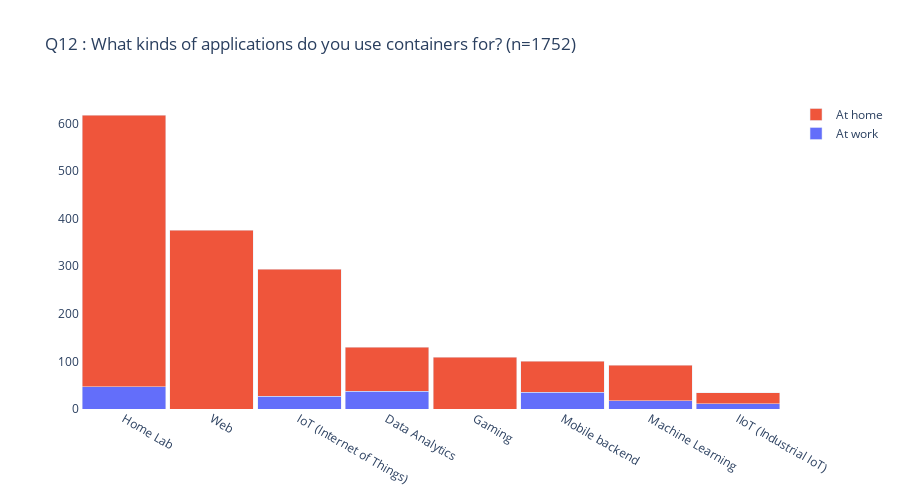

Notebook cell for this chart:
### Code cell
# 
# Q12.A1 - Q12.A8
# Answers are in columns Q12.A1 - Q12.A8 
# conactenate the list of value counts and pass them to the standard chart function
#

wq = pd.concat([work_df["Q12.A1"].value_counts(),\
                work_df["Q12.A3"].value_counts(),\
                work_df["Q12.A4"].value_counts(),\
                work_df["Q12.A5"].value_counts(),\
                work_df["Q12.A6"].value_counts(),\
                work_df["Q12.A7"].value_counts(),\
                work_df["Q12.A8"].value_counts()])

hq = pd.concat([home_df["Q12.A1"].value_counts(),\
                home_df["Q12.A2"].value_counts(),\
                home_df["Q12.A3"].value_counts(),\
                home_df["Q12.A4"].value_counts(),\
                home_df["Q12.A5"].value_counts(),\
                home_df["Q12.A6"].value_counts(),\
                home_df["Q12.A7"].value_counts(),\
                home_df["Q12.A8"].value_counts()])

double_bar_chart(
    "Q12",
    questions["#Q12"], 
    CWORK, wq[lambda x: x > THRESHOLD], 
    CHOME, hq[lambda x: x > THRESHOLD])

### Figure 1 — Plotly figure (JSON) as saved in the notebook; plotly's stock layout.template omitted (floating-point values rounded to 4 significant figures)
{"data": [{"name": "At work", "type": "bar", "x": ["Home Lab", "Mobile backend", "Machine Learning", "Data Analytics", "IIoT (Industrial IoT)", "IoT (Internet of Things)"], "y": [47, 35, 17, 37, 11, 27]}, {"name": "At home", "type": "bar", "x": ["Home Lab", "Web", "Mobile backend", "Machine Learning", "Data Analytics", "IIoT (Industrial IoT)", "IoT (Internet of Things)", "Gaming"], "y": [570, 376, 65, 75, 93, 23, 267, 109]}], "layout": {"bargap": 0.05, "barmode": "stack", "height": 500, "plot_bgcolor": "#FFFFFF", "showlegend": true, "title": {"text": "Q12 : What kinds of applications do you use containers for? (n=1752)"}, "width": 900, "xaxis": {"autorange": true, "categoryorder": "total descending", "range": [-0.5, 7.5], "type": "category"}, "yaxis": {"autorange": true, "range": [0, 649.5], "type": "linear"}}}
